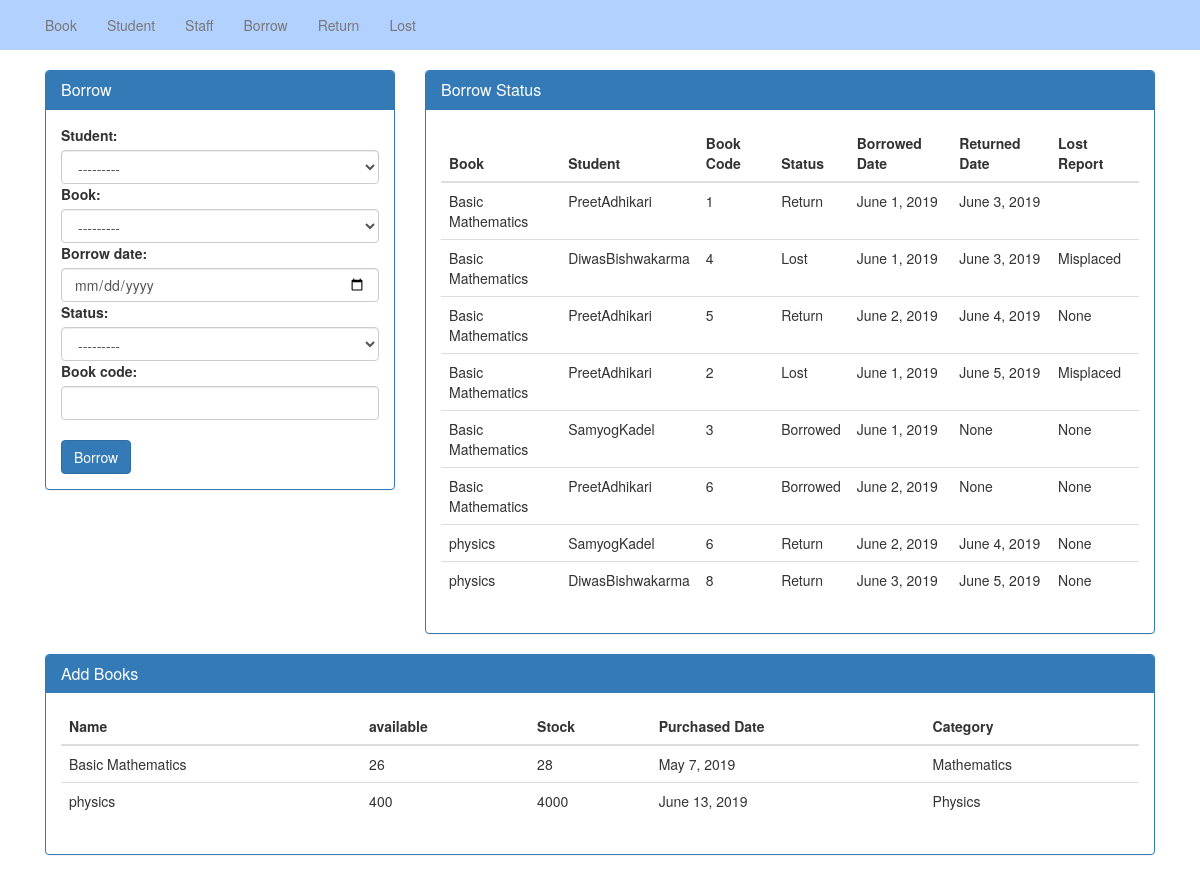
Screenshot of /borrow/ with the database file from the repository.
### borrow/models.py (models this page shows)
class BorrowStatus(models.Model):
    status = models.CharField(max_length=20)
    def __str__(self):
        return self.status

class Borrow(models.Model):
    Book = models.ForeignKey(Book,on_delete=models.CASCADE,default=1)
    Student = models.ForeignKey(Student,on_delete=models.CASCADE,null=True,blank=True)
    Staff = models.ForeignKey(Staff,on_delete=models.CASCADE,null=True,blank=True)
    book_code = models.IntegerField(default='1')
    quantity = models.IntegerField(default=1)
    status = models.ForeignKey(BorrowStatus,on_delete=models.CASCADE,null=True,blank=True)
    lost = models.TextField(null=True,blank=True)
    borrow_date = models.DateField(default=date.today)
    return_date = models.DateField(null=True,blank=True)

### book/models.py (models this page shows)
class Book(models.Model):
    book_name = models.CharField(max_length=20,unique=True)
    pur_date = models.DateField()
    available = models.IntegerField(validators=[is_posititve],default=1)
    stock = models.IntegerField(validators=[is_posititve],default=1)
    category = models.ForeignKey(BookCategory,on_delete=models.CASCADE)
    def __str__(self):
        return self.book_name

class BookCategory(models.Model):
    title = models.CharField(max_length=20)
    def __str__(self):
        return self.title

### student/models.py (models this page shows)
class Student(models.Model):
    first_name = models.CharField(max_length=20,default=1)
    last_name = models.CharField(max_length=20,default=2)
    department = models.CharField(max_length=20)
    year = models.CharField(max_length=20)
    def __str__(self):
        return self.first_name

### library/views.py (the view, shortened to what this page needs)
# urls.py: path('borrow/', views.borrow, name='borrow'),
def borrow(request):
    borrows = Borrow.objects.all()
    books = Book.objects.all()
    context = {
        'form':BorrowForm,'borrow1':borrows,'book1':books
    }
    if request.method == 'GET':
        return render(request,'borrow.html',context)

### templates/borrow.html (shortened to what this page needs)
{% extends 'master/base.html' %}
{% block 'content' %}
    <div class="container">
        <div class="col-md-4">
            <div class="panel panel-primary">
              <div class="panel-heading">
                <h3 class="panel-title">Borrow</h3>
              </div>
              <div class="panel-body">
                      <form method="POST" action="{% url 'borrow' %}">
                        {{form}}
                          <br/>
                          <button type="submit" class="btn btn-primary">Borrow</button>
                      </form>
              </div>
            </div>
        </div>
        <div class="col-md-8">
            <div class="panel panel-primary">
              <div class="panel-heading">
                <h3 class="panel-title">Borrow Status</h3>
              </div>
              <div class="panel-body">
                <table class="table table-hover">
                    <thead>
                        <tr>
                            <th>Book</th>
                            <th>Student</th>
                            <th>Book Code</th>
                            <th>Status</th>
                            <th>Borrowed Date</th>
                            <th>Returned Date</th>
                            <th>Lost Report</th>
                        </tr>
                    </thead>
                    <tbody>
                        {% for bor in borrow1 %}
                        <tr>
                            <td>{{bor.Book}}</td>
                            <td>{{bor.Student.first_name}}{{bor.Student.last_name}}</td>
                            <td>{{bor.book_code}}</td>
                            <td>{{bor.status}}</td>
                            <td>{{bor.borrow_date}}</td>
                            <td>{{bor.return_date}}</td>
                            <td>{{bor.lost}}</td>
                        </tr>
                        {% endfor %}
                    </tbody>
                </table>
              </div>
            </div>
        </div>
    </div>
    <div class="container">
        <div class="col-md-12">
            <div class="panel panel-primary">
                  <div class="panel-heading">
                    <h3 class="panel-title">Add Books</h3>
                  </div>
                  <div class="panel-body">
                    <table class="table table-hover">
                        <thead>
                            <tr>
                                <th>Name</th>
                                <th>available</th>
                                <th>Stock</th>
                                <th>Purchased Date</th>
                                <th>Category</th>
                            </tr>
                        </thead>
                        <tbody>
                            {% for bks in book1 %}
                            <tr>
                                <td>{{bks.book_name}}</td>
                                <td>{{bks.available}}</td>
                                <td>{{bks.stock}}</td>
                                <td>{{bks.pur_date}}</td>
                                <td>{{bks.category}}</td>
                            </tr>
                            {% endfor %}
                        </tbody>
                    </table>
                  </div>
                </div>
        </div>
    </div>
{% endblock %}

### templates/master/base.html (shortened to what this page needs)
{% load staticfiles %}
<!DOCTYPE html>
<html lang="en">
<head>
    <link rel="stylesheet" href="{% static 'css/bootstrap.min.css' %}">
    <link rel="stylesheet" href="{% static 'css/base.css' %}">
</head>
<body>
<nav class="navbar navbar-default">
  <div class="container-fluid">
    <div class="collapse navbar-collapse" id="bs-example-navbar-collapse-1">
      <ul class="nav navbar-nav">
        <li><a href="{% url 'book' %}">Book</a></li>
          <li><a href="{% url 'student' %}">Student</a></li>
          <li><a href="{% url 'staff' %}">Staff</a></li>
          <li><a href="{% url 'borrow' %}">Borrow</a></li>
          <li><a href="{% url 'return1' %}">Return</a></li>
          <li><a href="{% url 'lost' %}">Lost</a></li>
      </ul>
    </div>
  </div>
</nav>
    {% block 'content' %}
    {% endblock %}
</body>
</html>

### static/css/base.css (style rules this page uses)
.navbar { background-color:#b3d1ff !important; border: 0px !important; border-radius: 0px !important; }
.navbar-default .navbar-collapse, .navbar-default .navbar-form { color = white !important; }

### rows the page displays
BorrowStatus: status "---------"
Borrow: Book "Basic Mathematics", Student.first_name "Preet", Student.last_name "Adhikari", book_code "1", status "Return", borrow_date "June 1, 2019", return_date "June 3, 2019"
Borrow: Book "Basic Mathematics", Student.first_name "Diwas", Student.last_name "Bishwakarma", book_code "4", status "Lost", borrow_date "June 1, 2019", return_date "June 3, 2019", lost "Misplaced"
Borrow: Book "Basic Mathematics", Student.first_name "Preet", Student.last_name "Adhikari", book_code "5", status "Return", borrow_date "June 2, 2019", return_date "June 4, 2019", lost "None"
Borrow: Book "Basic Mathematics", Student.first_name "Preet", Student.last_name "Adhikari", book_code "2", status "Lost", borrow_date "June 1, 2019", return_date "June 5, 2019", lost "Misplaced"
Borrow: Book "Basic Mathematics", Student.first_name "Samyog", Student.last_name "Kadel", book_code "3", status "Borrowed", borrow_date "June 1, 2019", return_date "None", lost "None"
Borrow: Book "Basic Mathematics", Student.first_name "Preet", Student.last_name "Adhikari", book_code "6", status "Borrowed", borrow_date "June 2, 2019", return_date "None", lost "None"
Borrow: Book "physics", Student.first_name "Samyog", Student.last_name "Kadel", book_code "6", status "Return", borrow_date "June 2, 2019", return_date "June 4, 2019", lost "None"
Borrow: Book "physics", Student.first_name "Diwas", Student.last_name "Bishwakarma", book_code "8", status "Return", borrow_date "June 3, 2019", return_date "June 5, 2019", lost "None"
Book: book_name "Basic Mathematics", available "26", stock "28", pur_date "May 7, 2019", category "Mathematics"
Book: book_name "physics", available "400", stock "4000", pur_date "June 13, 2019", category "Physics"
